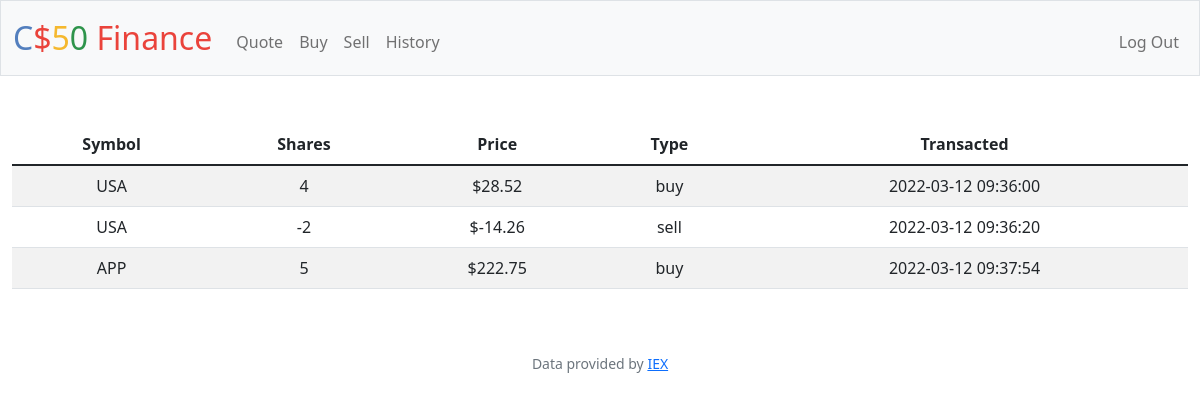
Screenshot of /history (signed in) with the database file from the repository.
### tables this page shows
CREATE TABLE transactions (
id INTEGER PRIMARY KEY AUTOINCREMENT,
user_id INTEGER NOT NULL,
name TEXT NOT NULL,
shares INTEGER NOT NULL,
price NUMERIC NOT NULL,
type TEXT NOT NULL,
symbol TEXT NOT NULL,
time TIMESTAMP DEFAULT CURRENT_TIMESTAMP,
FOREIGN KEY(user_id) REFERENCES users(id));

### app.py (the view)
@app.route("/history")
@login_required
def history():
    user_id = session["user_id"]
    stocks = db.execute("SELECT symbol, shares, price, type, time FROM transactions WHERE user_id = ?", user_id)
    return render_template("history.html", stocks = stocks, usd = usd)

### app.py (called while the page is built)
@app.after_request
def after_request(response):
    response.headers["Cache-Control"] = "no-cache, no-store, must-revalidate"
    response.headers["Expires"] = 0
    response.headers["Pragma"] = "no-cache"
    return response

### helpers.py (called while the page is built)
def login_required(f):
    @wraps(f)
    def decorated_function(*args, **kwargs):
        if session.get("user_id") is None:
            return redirect("/login")
        return f(*args, **kwargs)
    return decorated_function

def usd(value):
    return f"${value:,.2f}"

### templates/history.html (shortened to what this page needs)
{% extends "layout.html" %}
{% block main %}
    <table class="table table-striped">
        <thead>
            <tr>
                <th>Symbol</th>
                <th>Shares</th>
                <th>Price</th>
                <th>Type</th>
                <th>Transacted</th>
            </tr>
        </thead>
        <tbody>
            {% for stock in stocks %}
                <tr>
                    <td>{{ stock["symbol"] }}</td>
                    <td>{{ stock["shares"] }}</td>
                    <td>{{ usd(stock["price"] * stock["shares"]) }}</td>
                    <td>{{ stock["type"] }}</td>
                    <td>{{ stock["time"] }}</td>
                </tr>
            {% endfor %}
        </tbody>
    </table>
{% endblock %}

### rows the page displays
transactions: symbol "USA", shares "4", usd(stock['price']*stock['shares']) "$28.52", type "buy", time "2022-03-12 09:36:00"
transactions: symbol "USA", shares "-2", usd(stock['price']*stock['shares']) "$-14.26", type "sell", time "2022-03-12 09:36:20"
transactions: symbol "APP", shares "5", usd(stock['price']*stock['shares']) "$222.75", type "buy", time "2022-03-12 09:37:54"
